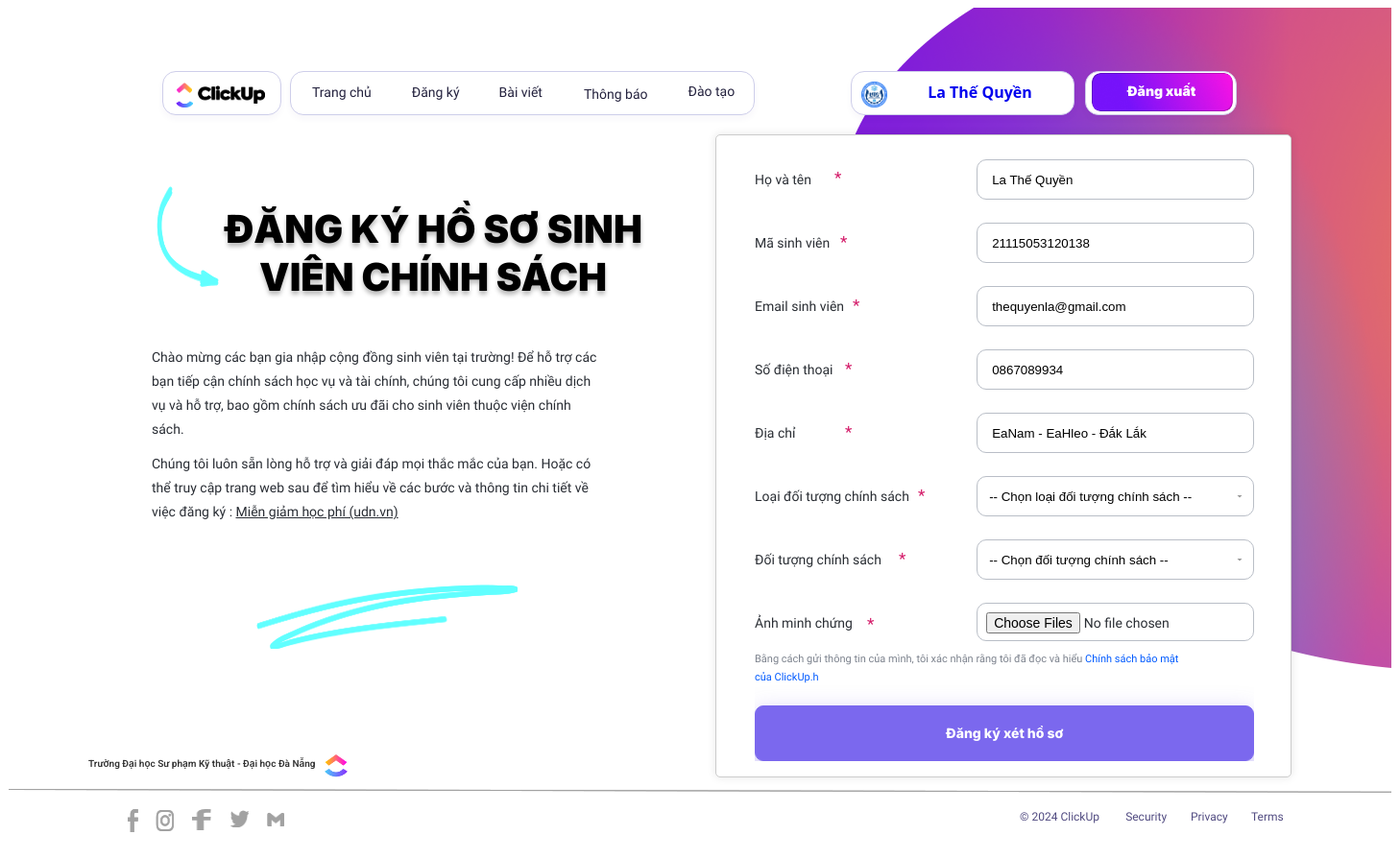
The app's page /DangKyHoSo/ (signed in), older data.
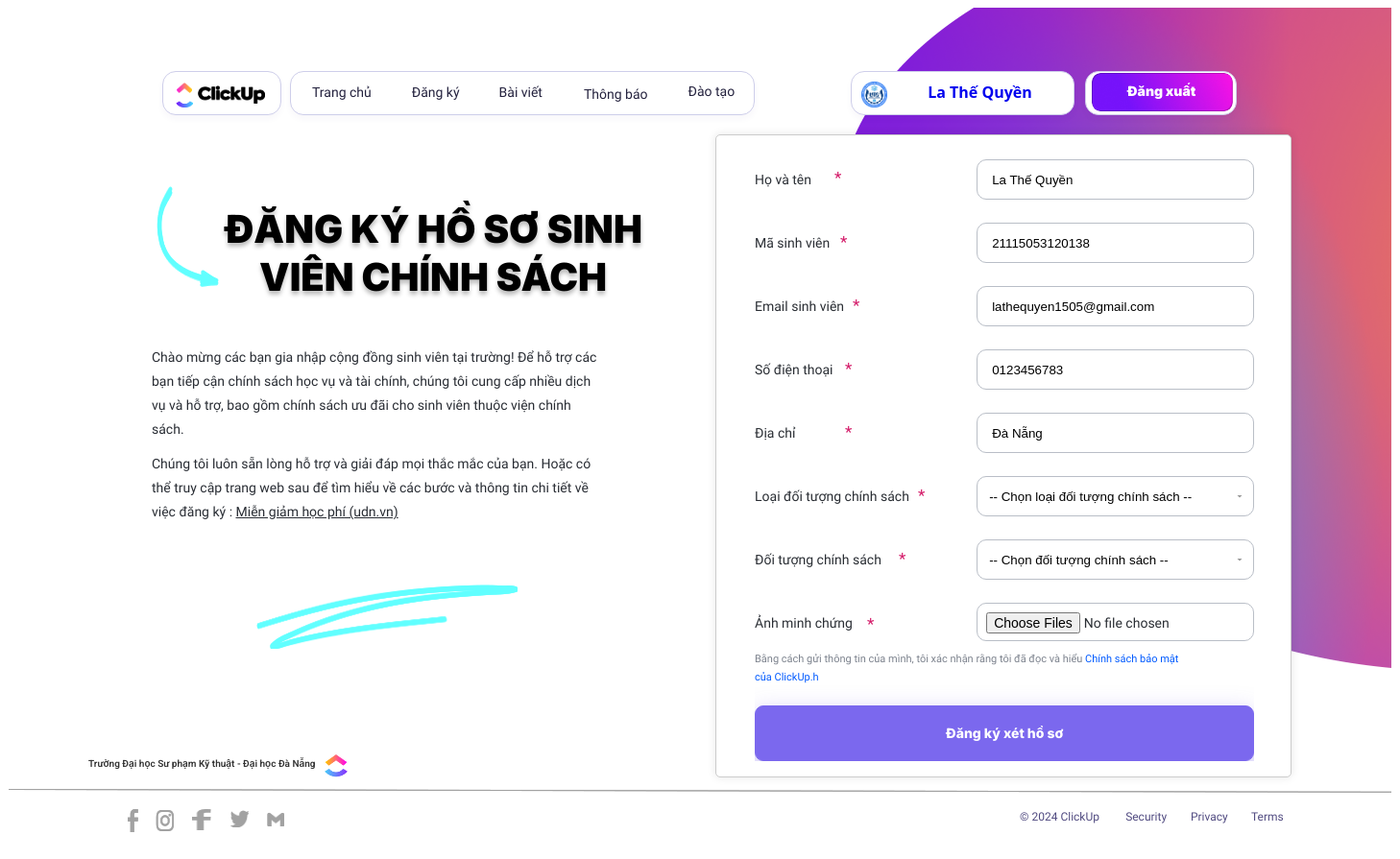
The same page, newer data.
### BaiViet/models.py (models this page shows)
class SinhVien(models.Model):
    GIOI_TINH_CHOICES = [
        (0, 'Nam'),
        (1, 'Nữ'),
    ]  # Định nghĩa choices cho giới tính
    MSV = models.CharField(max_length=15, primary_key=True)
    Hoten = models.CharField(max_length=50)
    Ngaysinh = models.DateField(null=True, blank=True)
    Gioitinh = models.IntegerField(choices=GIOI_TINH_CHOICES, null=True, blank=True)  # 0: Nam, 1: Nữ
    CCCD = models.CharField(max_length=12,null=True, blank=True)
    Quequan = models.CharField(max_length=255,null=True, blank=True)
    SDT = models.CharField(max_length=12, null=True, blank=True)
    Email = models.EmailField(null=True, blank=True)
    Lopsinhhoat = models.CharField(max_length=10,null=True, blank=True)
    Nganhhoc = models.CharField(max_length=50,null=True, blank=True)
    Khoa = models.CharField(max_length=50,null=True, blank=True)
    Nienkhoa = models.CharField(max_length=9,null=True, blank=True)
    Dantoc = models.CharField(max_length=255,null=True, blank=True)
    Pass = models.CharField(max_length=50,null=True, blank=True)
    Image = models.ImageField( null=True, blank=True)

### BaiViet/views.py (the view)
# urls.py: path('DangKyHoSo/', baiviet.get_DangKyHoSo , name="DangKyHS"),
def get_DangKyHoSo(request):
    loai_doi_tuong_chinh_sach = LoaiDoiTuongChinhSach.objects.all()
    doi_tuong_chinh_sach = DoiTuongChinhSach.objects.all()
    if request.session.get('username') is not None:
            user_id = request.session.get('username')
            user = SinhVien.objects.get(MSV=user_id)
    else:
            user_id = None
            user = None
    context = {
        'loai_doi_tuong_chinh_sach': loai_doi_tuong_chinh_sach,
        'doi_tuong_chinh_sach': doi_tuong_chinh_sach,
        'sinh_vien': user,
    }
    return render(request, 'app/DangKyHoSo.html', context)

### BaiViet/Templates/app/DangKyHoSo.html (shortened to what the changed rows need)
{% load static %}
<!DOCTYPE html>
<html lang="en">
  <head>
    <link rel="stylesheet" href="{%static 'app/css/DangKyHoSo.css' %}" />
  </head>
  <body>
    <div class="main-container">
      <div class="cu-header-blob-wrapper">
        {% if sinh_vien == null  %}
        <button class="cu-navigation-v-group-7" >
          <img class="before" src="{%static 'app/assets/images/ad0cf9d6-26b8-4e5c-bde6-4db20838b6de.png' %}" >
            <div class="after" src="{%static 'app/assets/images/64e67198-2cef-4030-8dca-2048976bfcfd.png' %}"><a class="dang-nhap"href="{% url 'signin' %}" style="text-decoration:none">Đăng nhập</a></div>
        </img></button>
        {% else %}
        <div class="cu-navigation-v-group-8">
          <img class="icon-search" src="{%static 'app/assets/images/6bc40a024ca56fc9c0eb9ba8b6675471998cf6e2.png' %}" ></img>
          <a class="input2" href="{% url 'chinhsuathongtin' sinh_vien.MSV %}" style="text-decoration:none"><b>{{ sinh_vien.Hoten }}</b></a>
      </div>
        <button class="cu-navigation-v-group-7" >
          <img class="before" src="{%static 'app/assets/images/ad0cf9d6-26b8-4e5c-bde6-4db20838b6de.png' %}" >
            <div class="after" src="{%static 'app/assets/images/64e67198-2cef-4030-8dca-2048976bfcfd.png' %}"><a class="dang-nhap" href="{% url 'logout' %}" style="text-decoration:none">Đăng xuất</a></div>
        </img></button>
        {% endif %}
        <div class="form">
          <div class="flex-row">
            <span class="label-first-name">Họ và tên</span>
            <span class="label-required">*</span>
            <input class="input" type="text" value="{{ sinh_vien.Hoten }}" readonly required />
        </div>
        <div class="flex-row-c">
            <span class="label-last-name">Mã sinh viên</span>
            <span class="label-required-e">*</span>
            <input class="input" type="text" value="{{ sinh_vien.MSV }}" readonly required />
        </div>
        <div class="flex-row-f">
            <span class="label-work-email">Email sinh viên</span>
            <span class="label-required-11">*</span>
            <input class="input" type="text" value="{{ sinh_vien.Email }}" readonly required />
        </div>
        <div class="flex-row-12">
            <span class="label-company">Số điện thoại</span>
            <span class="label-asterisk">*</span>
            <input class="input" type="text" value="{{ sinh_vien.SDT }}" readonly required />
        </div>
        <div class="flex-row-ff">
            <span class="label-company">Địa chỉ</span>
            <span class="label-asterisk">*</span>
            <input class="input" type="text" value="{{ sinh_vien.Quequan }}" readonly required />
        </div>
        </div>
      </div>
    </div>
  </body>
</html>

Row changes from the older to the newer data that the page shows:
changed SinhVien "La Thế Quyền": Email "thequyenla@gmail.com" → "lathequyen1505@gmail.com"; SDT "0867089934" → "0123456783"; Quequan "EaNam - EaHleo - Đắk Lắk" → "Đà Nẵng"
